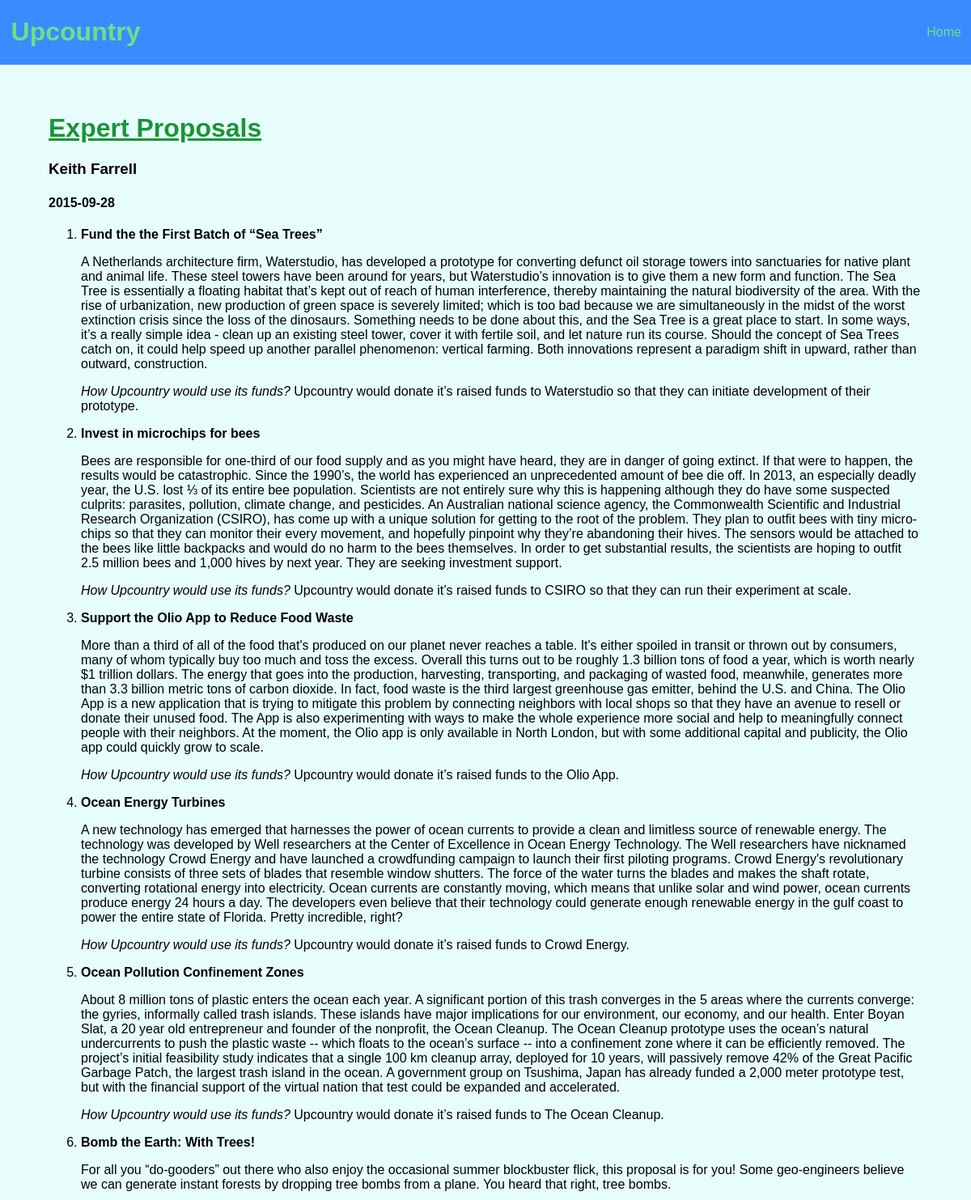
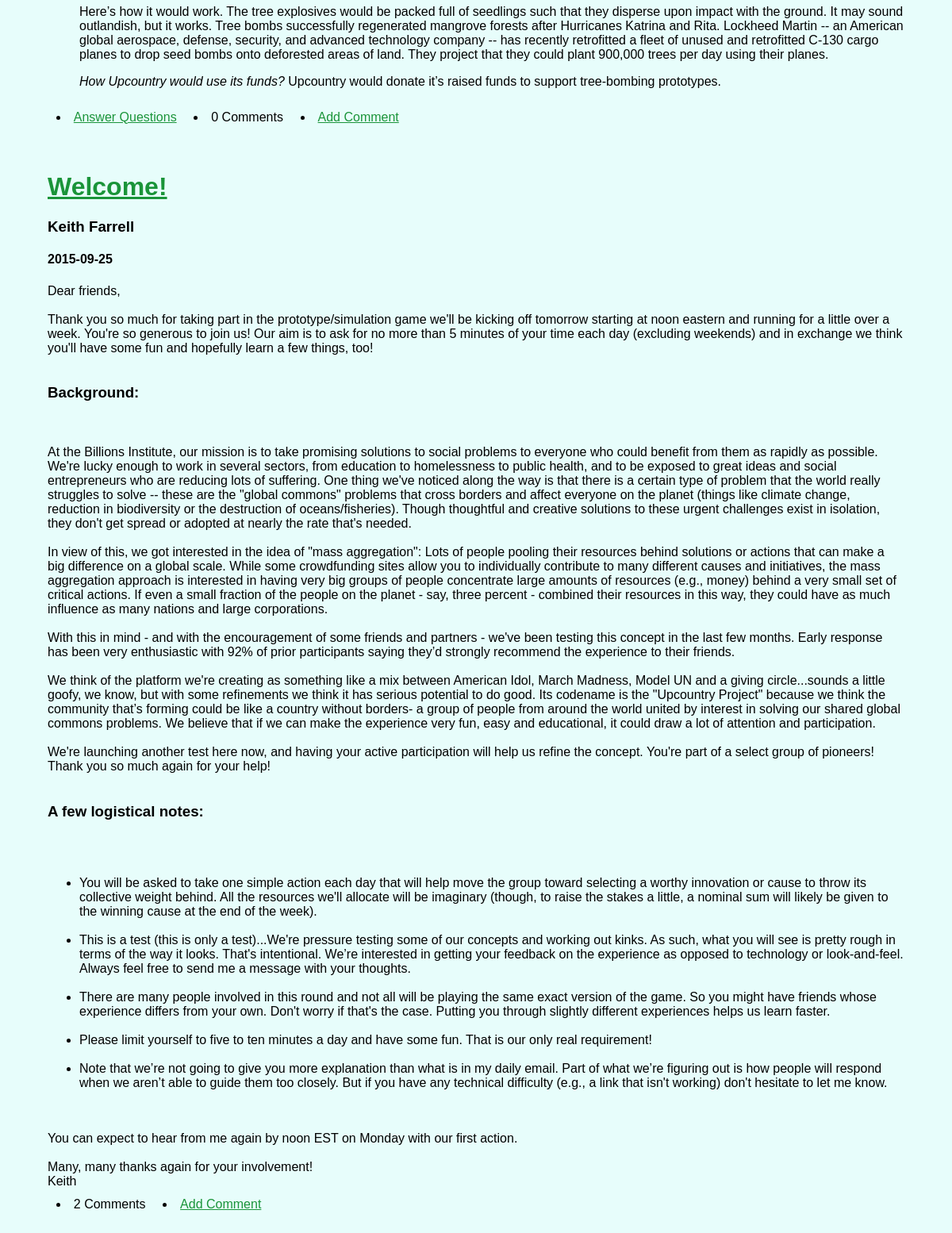
/index, run on the app's committed database (2 pictures, top to bottom).
### app/models.py (models this page shows, shortened)
class Post(db.Model):
    id = db.Column(db.Integer, primary_key=True)
    timestamp = db.Column(db.DateTime, default=datetime.utcnow)
    author = db.Column(db.String(64))
    title = db.Column(db.String(140))
    body = db.Column(db.String(7500))
    questions = db.relationship('Question', backref='post', lazy='dynamic')
    comments = db.relationship('Comment', backref='post', lazy='dynamic')

### app/views.py (the view)
@app.route('/')
@app.route('/index')
def index():
    posts = Post.query.order_by(Post.timestamp.desc()).all()
    return render_template('index.html',
                           title='Home',
                           posts=posts)

### app/templates/index.html
{% extends "base.html" %}
{% block content %}
    {% for post in posts %}
    <div class="post">
    <div class="flex-container">
    <header>
    <h1><a href="{{ url_for('post', post_id=post.id) }}">{{ post.title }}</a></h1>
    <h3>{{ post.author }}</h3>
    <h4>{{ post.timestamp.date() }}</h4>
    </header>
    <section>
        {{ post.body|safe }}
    </section>
    </div>
    <footer>
      {% if post.questions.count() > 0 %}
      <li><a href="{{ url_for('answer', post_id=post.id) }}">Answer Questions</a></li>
      {% endif %}
      <li>{{ post.comments.count() }}{% if post.comments.count() == 1 %} Comment{% else %} Comments{% endif %}</li>
      <li><a href="{{ url_for('post', post_id=post.id) }}">Add Comment</a></li>
    </footer>
  </div>
    {% endfor %}
{% endblock %}

### app/static/base.css (style rules this page uses)
*, *:before, *:after { box-sizing: inherit; }
html { box-sizing: border-box; }
body { color: black; background: rgba(137,248,238,0.2); font: "source-sans-pro", "helvetica"; min-width: 100%; }
a { color: #1A9439; }
.post { margin: 5%; }
.post footer { display: -webkit-flex; display: flex; flex-direction: row; }
.post footer li { align-self: auto; margin: 1% 1% 0 1%; }

### data on the page
Post: title "Expert Proposals", author "Keith Farrell", timestamp "2015-09-28", body "Fund the the First Batch of “Sea Trees” A Netherlands architecture firm, Waterstudio, has developed a prototype for converting defunct oil storage towers into sanctuaries for native plant and animal life. These steel towers have been around for years, but Waterstudio’s innovation is to give them a new form and function. The Sea Tree is essentially a floating habitat that’s kept out of reach of human interference, thereby maintaining the natural biodiversity of the area. With the rise of urbanization, new production of green space is severely limited; which is too bad because we are simultaneously in the midst of the worst extinction crisis since the loss of the dinosaurs. Something needs to…", comments.count "0"
Post: title "Welcome!", author "Keith Farrell", timestamp "2015-09-25", body "Dear friends, Thank you so much for taking part in the prototype/simulation game we'll be kicking off tomorrow starting at noon eastern and running for a little over a week. You're so generous to join us! Our aim is to ask for no more than 5 minutes of your time each day (excluding weekends) and in exchange we think you'll have some fun and hopefully learn a few things, too! Background: At the Billions Institute, our mission is to take promising solutions to social problems to everyone who could benefit from them as rapidly as possible. We're lucky enough to work in several sectors, from education to homelessness to public health, and to be exposed to great ideas and social entrepreneurs…", comments.count "2"
